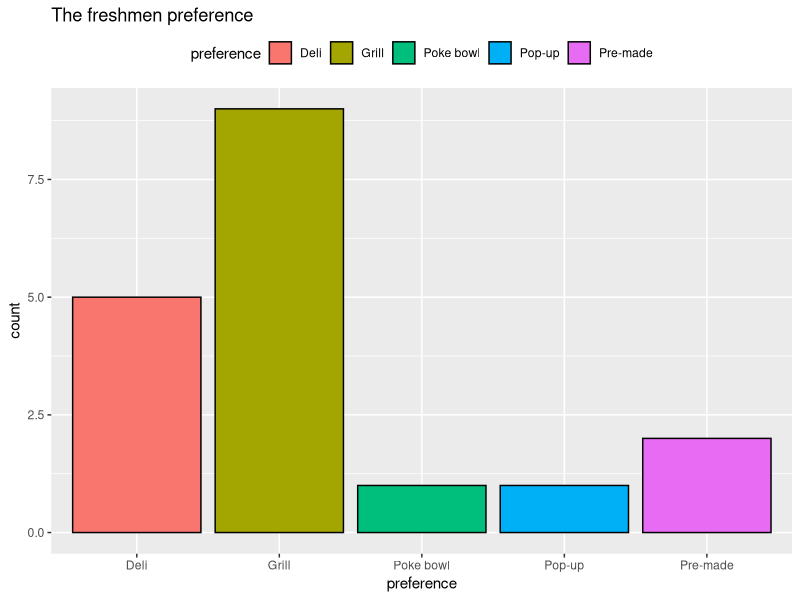
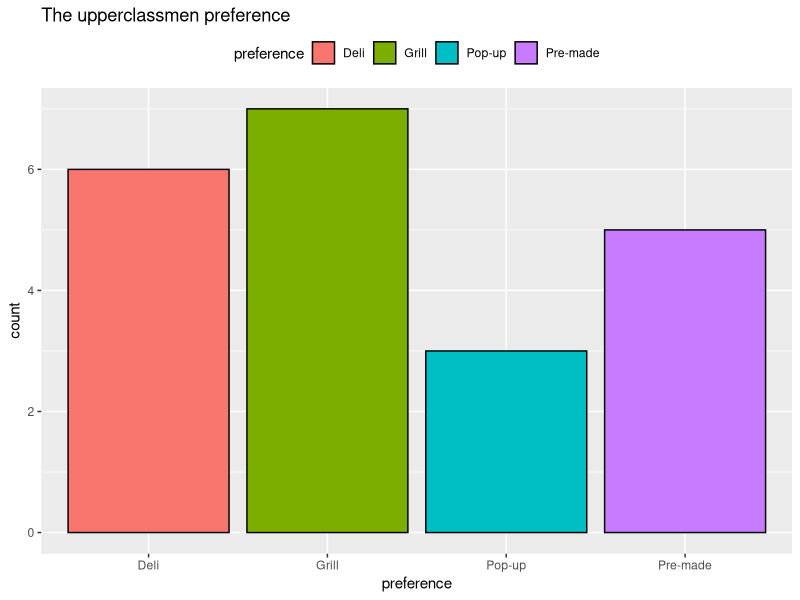
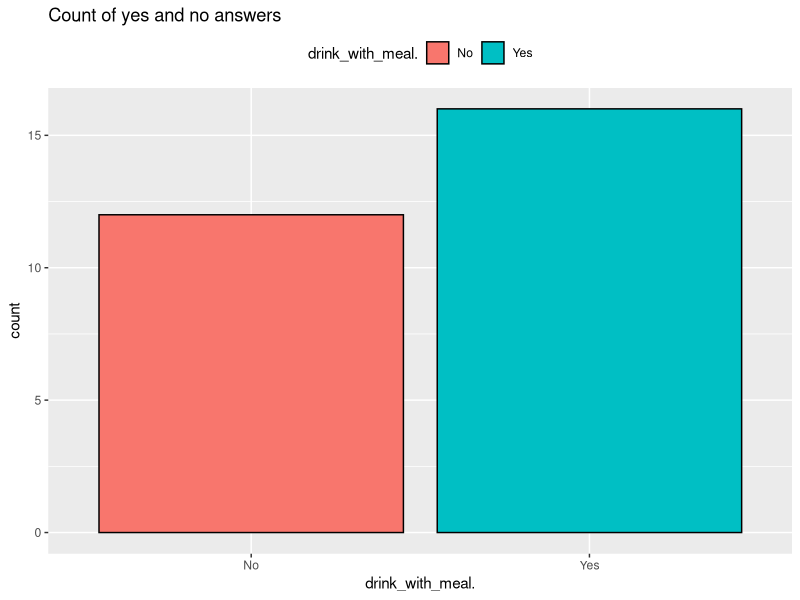

These figures' R source, in order:
## ---- chunk 1
knitr::opts_chunk$set(echo = TRUE)

library(dplyr)
library(ggplot2)
## ---- chunk 2
data <- read.csv("slayter_survey.csv")
summary(data)
## ---- chunk 3
median(data$avg_meal)
## ---- chunk 4
freshmen = data %>% 
  filter(class_year == 24)
not_freshmen = data %>% 
  filter(class_year != 24)

ggplot(freshmen, aes(preference, fill=preference) ) +
  geom_bar(na.rm = FALSE, stat = "count", color="black", position = "dodge") +
  labs(title = "The freshmen preference") +
  theme(legend.position="top")

ggplot(not_freshmen, aes(preference, fill=preference) ) +
  geom_bar(na.rm = FALSE, stat = "count", color="black", position = "dodge") +
  labs(title = "The upperclassmen preference") +
  theme(legend.position="top")


## ---- chunk 5
have_meal <- data %>% 
  filter(avg_meal != 0)
ggplot(have_meal, aes(drink_with_meal., fill=drink_with_meal.) ) +
  geom_bar(na.rm = FALSE, stat = "count", color="black", position = "dodge") +
  labs(title = "Count of yes and no answers") +
  theme(legend.position="top")

